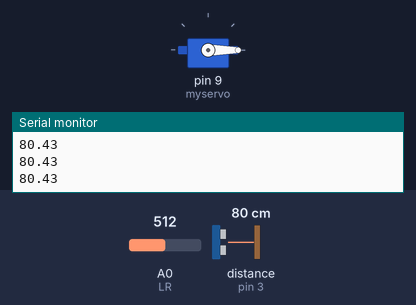
The sketch below on a simulated Arduino Uno, built with avr-gcc and run on an emulated ATmega328P. Parts: servo, the last lines printed to the serial monitor. Wiring (inferred from the names in the program): ultrasonic range finder: trigger pin 2; echo pin 3. Inputs (shaded band) come from the test bench; at power-on: A0 (LR) = 512, distance to the obstacle (sensor on pin 3) 80 cm. The echo pulse lasts 58.3 µs per cm.

Above: at 1.2 s.
1.3 s: A0 (LR) set to 306
At 1.7 s:
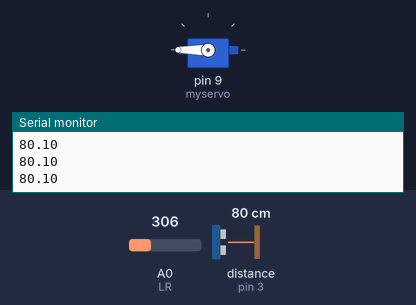
2.8 s: A0 (LR) set to 900
At 3.2 s:
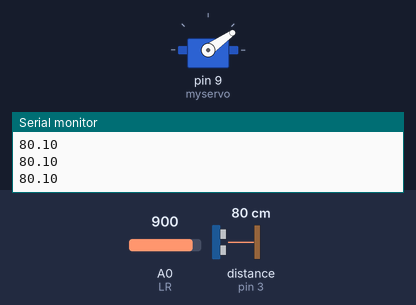
4.3 s: A0 (LR) set to 1023
At 5.5 s:
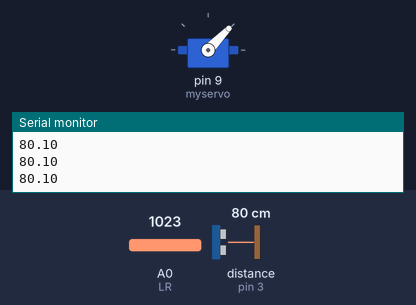
5.8 s: A0 (LR) set to 170
At 6.7 s:
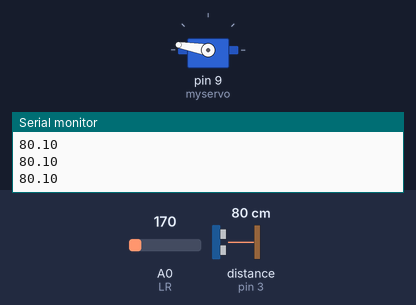
7.3 s: A0 (LR) set to 122
At 7.7 s:
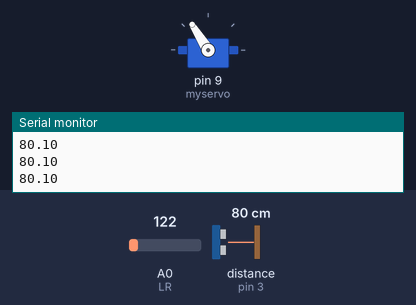
8.8 s: A0 (LR) set to 190
At 10.0 s:
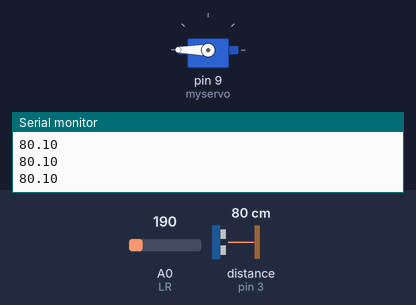
Timing chart, 0 to 11.3 s (numbered marks = the images above; inputs shaded):
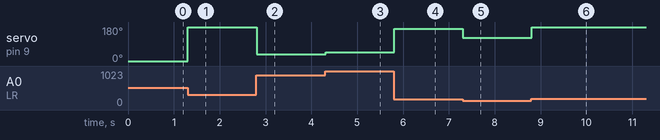

Measured:
- after the input at 1.3 s, servo on pin 9 (myservo): 0° → 180° at once
- after the input at 2.8 s, servo on pin 9 (myservo): 180° → 35° at once
- after the input at 4.3 s, servo on pin 9 (myservo): 35° → 46° at once
- after the input at 5.8 s, servo on pin 9 (myservo): 46° → 170° at once
- after the input at 7.3 s, servo on pin 9 (myservo): 170° → 122° at once
- after the input at 8.8 s, servo on pin 9 (myservo): 122° → 180° at once

The sketch:

sketch_sep02a.ino
```cpp
#include <Servo.h>
const int trig = 2;
const int echo = 3;

const int LR = A0;
float distance;
float control_value;
Servo myservo;

void setup() {
  Serial.begin(9600);
  pinMode(trig, OUTPUT);
  pinMode(echo, INPUT);
  myservo.attach(9);
  myservo.write(0);
}

void loop() {
  digitalWrite(trig, LOW);
  delayMicroseconds(2);
  digitalWrite(trig, HIGH);
  delayMicroseconds(15);
  digitalWrite(trig, LOW);
  distance = pulseIn(echo, HIGH) / 58.0;
  Serial.println(distance);

  control_value = getDirection();
  myservo.write(control_value);

  if (control_value >= 180) {
    control_value = 180;
  }
  if (control_value <= 0) {
    control_value = 0;
  }
  delay(5);
}

float getDirection() {
  float value = analogRead(LR);
  return value;
}
```
